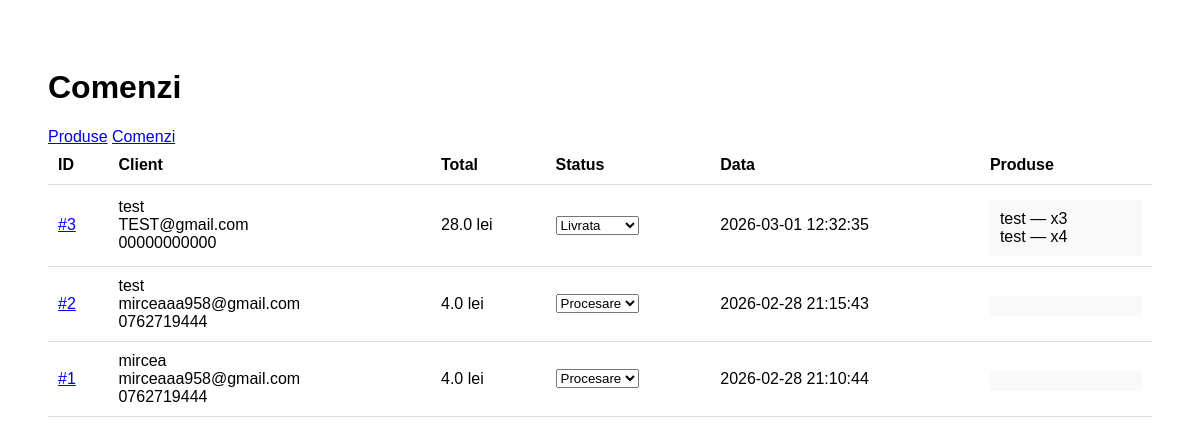
The page /admin/comenzi on the database as committed earlier.
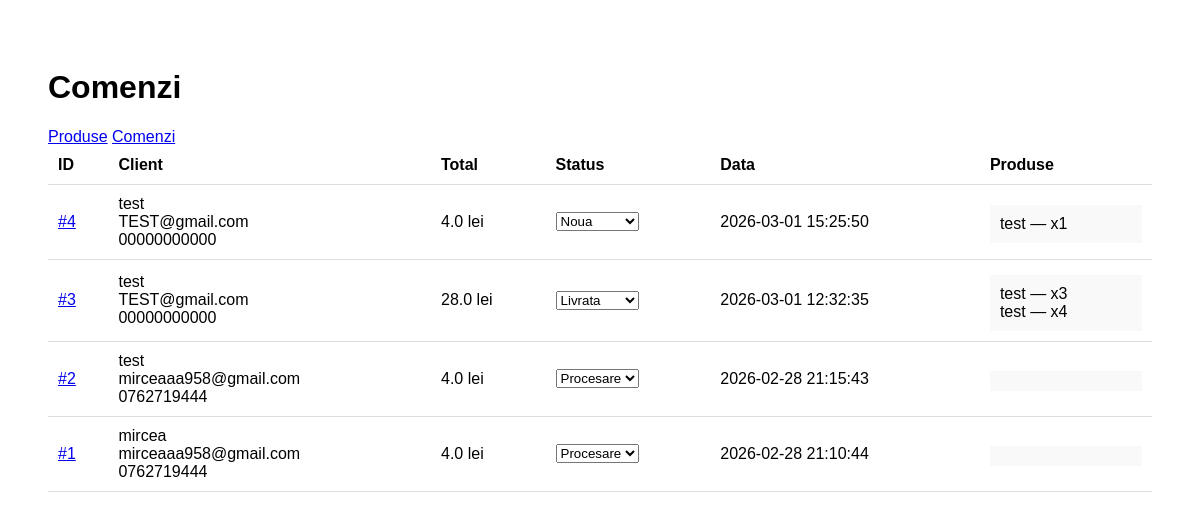
The same page on the database as committed later.
### tables this page shows
CREATE TABLE comenzi (
            id INTEGER PRIMARY KEY AUTOINCREMENT,
            nume TEXT,
            email TEXT,
            telefon TEXT,
            adresa TEXT,
            total REAL,
            data TEXT
        , produse TEXT, status TEXT DEFAULT 'Noua');

### app.py (the view)
@app.route("/admin/comenzi")
def admin_comenzi():
    db = get_db()
    rows = db.execute(
        "SELECT * FROM comenzi ORDER BY data DESC"
    ).fetchall()
    comenzi = []
    for c in rows:
        produse_list = []
        if c["produse"]:
            cos = eval(c["produse"])
            ids = [int(i) for i in cos.keys()]
            if ids:
                query = f"SELECT id, nume FROM produse WHERE id IN ({','.join(['?']*len(ids))})"
                produse_db = db.execute(query, ids).fetchall()
                nume_map = {p["id"]: p["nume"] for p in produse_db}
                for pid, cant in cos.items():
                    nume = nume_map.get(int(pid), "Produs șters")
                    produse_list.append(f"{nume} — x{cant}")
        comenzi.append({
            "id": c["id"],
            "nume": c["nume"],
            "email": c["email"],
            "telefon": c["telefon"],
            "total": c["total"],
            "data": c["data"],
            "status": c["status"],
            "produse": produse_list
      })
    return render_template("admin_comenzi.html", comenzi=comenzi)

### app.py (called while the page is built)
@app.context_processor
def inject_client():
    return dict(
        client_logat="client_id" in session,
        client_nume=session.get("client_nume"),
        client_email=session.get("client_email")
    )

def get_db():
    conn = sqlite3.connect(DATABASE)
    conn.row_factory = sqlite3.Row
    return conn

### templates/admin_comenzi.html (shortened to what this page needs)
<!DOCTYPE html>
<html>
<head>
</head>
<body>
<h1>Comenzi</h1>
<div class="admin-nav">
    <a href="/admin" class="tab">Produse</a>
    <a href="/admin/comenzi" class="tab active">Comenzi</a>
</div>
<table>
<tr>
    <th>ID</th>
    <th>Client</th>
    <th>Total</th>
    <th>Status</th>
    <th>Data</th>
    <th>Produse</th>
</tr>
{% for c in comenzi %}
<tr>
    <td>
    <a href="/admin/comanda/{{ c.id }}">#{{ c.id }}</a>
    </td>
    <td>
        {{ c.nume }}<br>
        {{ c.email }}<br>
        {{ c.telefon }}
    </td>
    <td>{{ c.total }} lei</td>
    <td>
    <form method="post" action="/admin/comanda/status/{{ c.id }}">
    <select name="status" onchange="this.form.submit()">
    <option {% if c.status=='Noua' %}selected{% endif %}>Noua</option>
    <option {% if c.status=='Procesare' %}selected{% endif %}>Procesare</option>
    <option {% if c.status=='Livrata' %}selected{% endif %}>Livrata</option>
    </select>
    </form>
    </td>
    <td>{{ c.data }}</td>
    <td>
        <div class="box">
            {% for p in c.produse %}
            {{ p }}<br>
            {% endfor %}
        </div>
    </td>
</tr>
{% endfor %}
</table>
</body>
</html>

Rows that differ between the two databases and show on the page:
added comenzi: id "4", nume "test", email "TEST@gmail.com", telefon "00000000000", total "4.0", status "Noua", data "2026-03-01 15:25:50", produse "test — x1"
